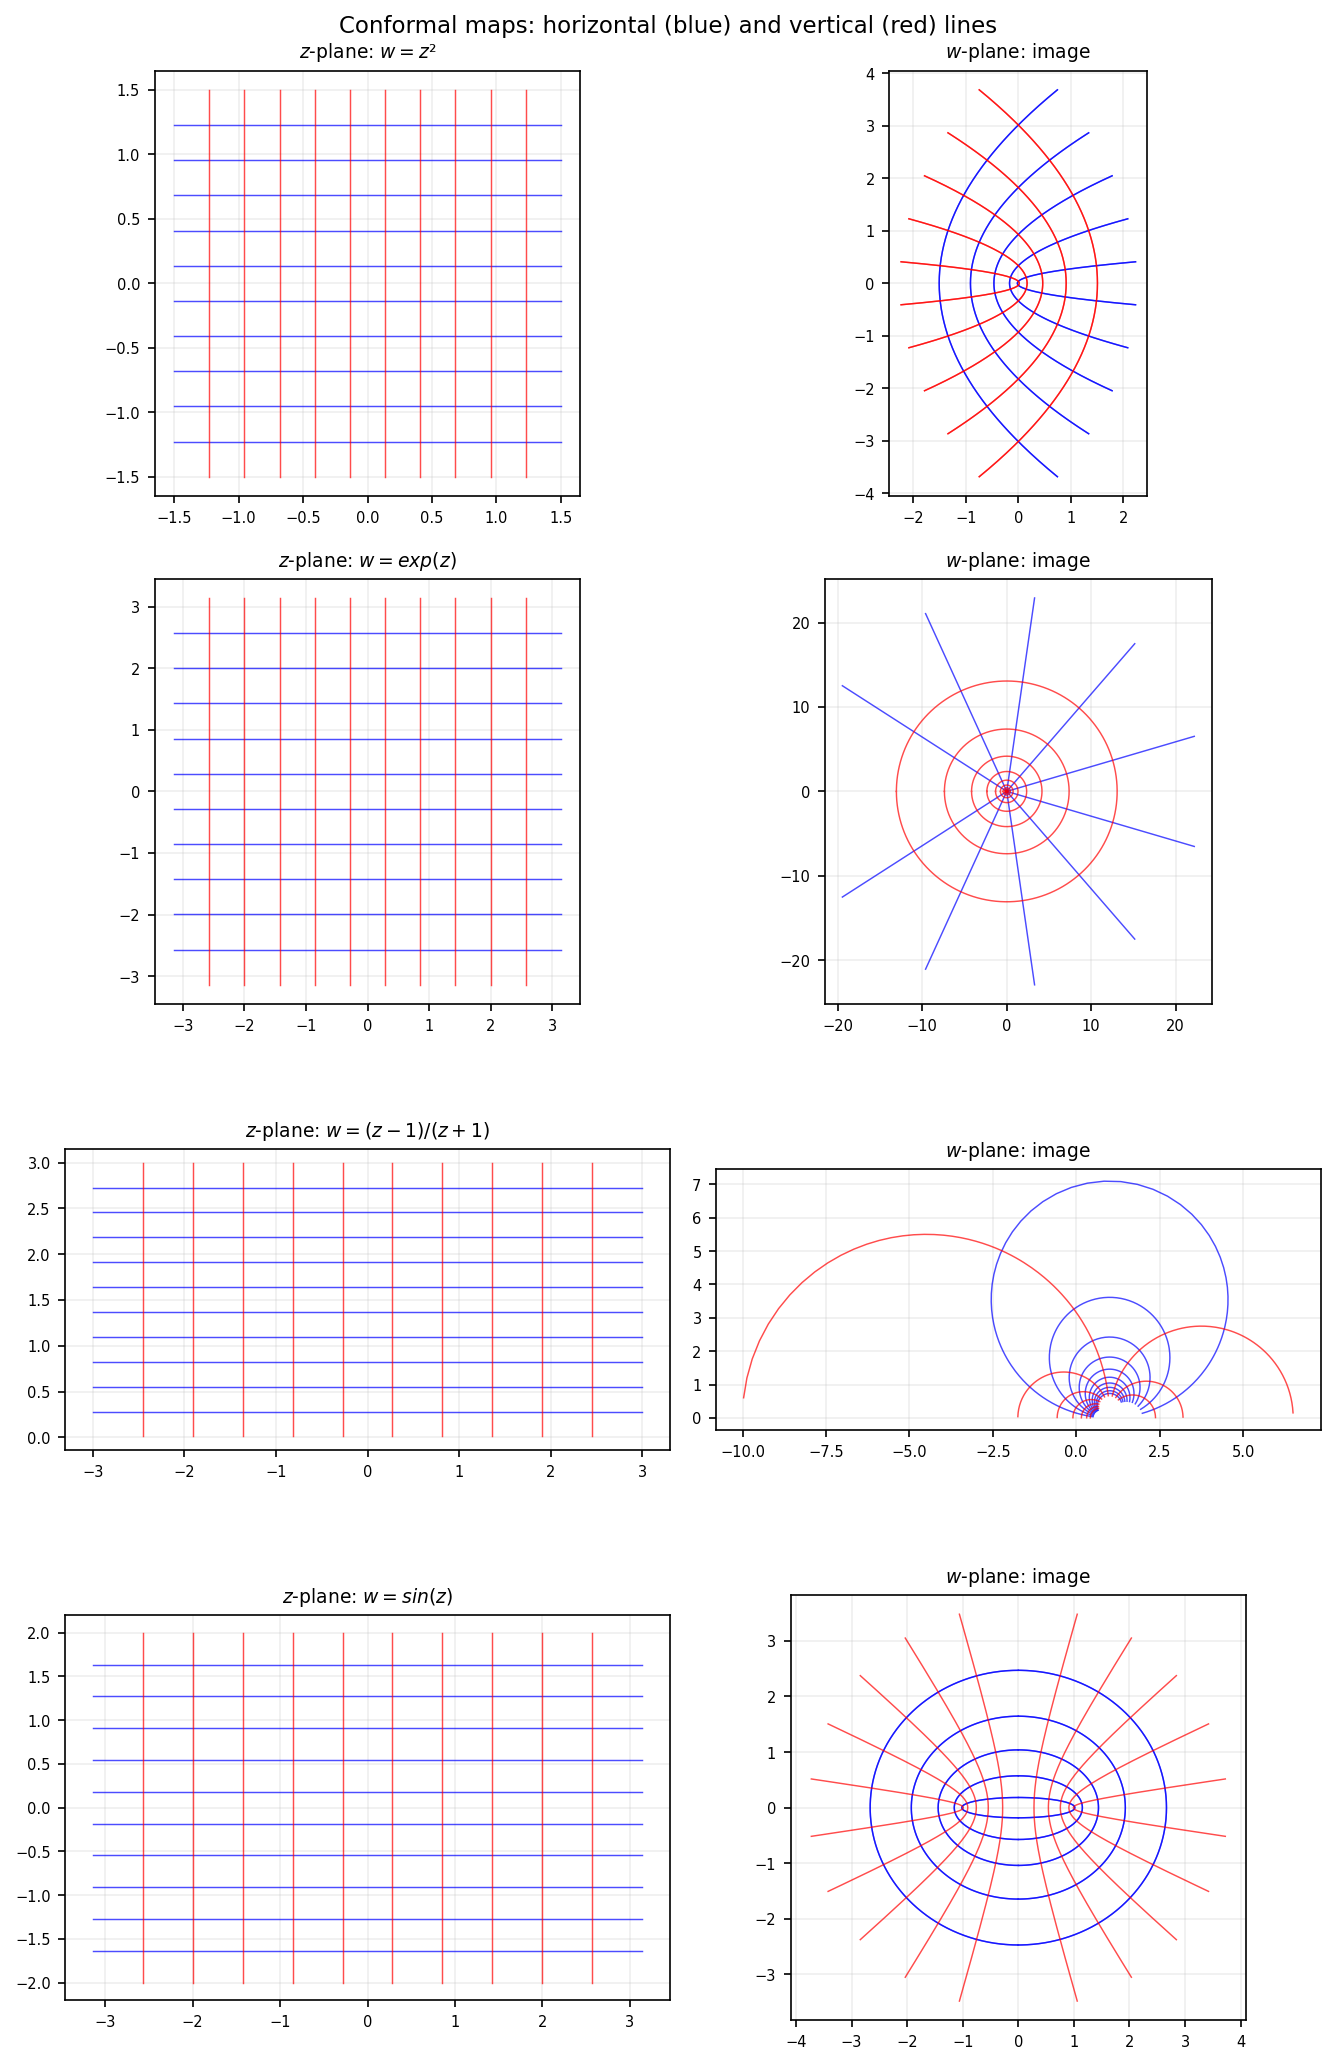

Here is the Python script that generated this plot:
"""Visualizing conformal maps.

Conformal maps preserve angles but distort distances.  We visualize several
classical conformal maps by transforming a grid of lines in the z-plane
and plotting the image in the w-plane.

Credit: Inspired by Chebfun examples complex/ConformalVis.m (Nick Trefethen,
December 2016) and complex/SCToolbox.m (Nick Trefethen, October 2010).
Original MATLAB Chebfun: Copyright 2017 by The University of Oxford and
The Chebfun Developers. See https://www.chebfun.org/ for Chebfun information.
"""

import matplotlib
matplotlib.use("Agg")
import matplotlib.pyplot as plt
import jax.numpy as jnp
import numpy as np
import sys, os
sys.path.insert(0, os.path.join(os.path.dirname(__file__), '..', '..', 'src'))

import chebfunjax as cj


def plot_conformal(ax_in, ax_out, f_map, xlim=(-2, 2), ylim=(-2, 2),
                   n_lines=10, n_pts=200, title_in="z-plane", title_out="w-plane"):
    """Draw a conformal map by transforming horizontal/vertical lines."""
    xs = np.linspace(xlim[0], xlim[1], n_lines)
    ys = np.linspace(ylim[0], ylim[1], n_lines)
    ts = np.linspace(ylim[0], ylim[1], n_pts)
    ts_x = np.linspace(xlim[0], xlim[1], n_pts)

    # Horizontal lines (y = const)
    for y in ys[1:-1]:  # skip boundary
        z_line = ts_x + 1j * y
        ax_in.plot(z_line.real, z_line.imag, 'b-', linewidth=0.7, alpha=0.7)
        w_line = f_map(z_line)
        ax_out.plot(w_line.real, w_line.imag, 'b-', linewidth=0.7, alpha=0.7)

    # Vertical lines (x = const)
    for x in xs[1:-1]:
        z_line = x + 1j * ts
        ax_in.plot(z_line.real, z_line.imag, 'r-', linewidth=0.7, alpha=0.7)
        w_line = f_map(z_line)
        ax_out.plot(w_line.real, w_line.imag, 'r-', linewidth=0.7, alpha=0.7)

    for ax, title in [(ax_in, title_in), (ax_out, title_out)]:
        ax.set_aspect('equal')
        ax.set_title(title, fontsize=9)
        ax.grid(True, alpha=0.2)
        ax.tick_params(labelsize=7)


def run():
    print("=" * 60)
    print("Visualizing conformal maps")
    print("=" * 60)

    pi = float(jnp.pi)

    # --- Map 1: w = z^2 -----------------------------------------------
    # Maps vertical/horizontal lines to parabolas
    def map_sq(z):
        return z**2

    # Verify: angles are preserved (conformal except at z=0)
    # Two curves meeting at z0 at angle theta should map to curves meeting at angle theta
    z0 = 1.0 + 1j
    dz1 = 1.0 + 0j  # direction 1
    dz2 = 0j + 1.0  # direction 2
    dw1 = 2 * z0 * dz1
    dw2 = 2 * z0 * dz2
    angle_in = np.angle(dz2 / dz1)
    angle_out = np.angle(dw2 / dw1)
    print(f"\nw=z^2 at z0=1+i: angle in = {np.degrees(angle_in):.2f}°, "
          f"angle out = {np.degrees(angle_out):.2f}°  (should match: conformal)")
    assert abs(angle_in - angle_out) < 1e-10

    # --- Map 2: w = exp(z) --------------------------------------------
    # Maps horizontal lines (y=const) to rays, vertical lines to circles
    def map_exp(z):
        return np.exp(z)

    # --- Map 3: w = (z-1)/(z+1) (Cayley transform) -------------------------
    # Maps the RIGHT half-plane Re(z) > 0 to the unit disk |w| < 1
    def map_cayley(z):
        return (z - 1.0) / (z + 1.0)

    # Verify: right half-plane maps to unit disk
    # Re(z) > 0 => |w| < 1
    test_pts_right = [1j, 2+3j, 0.5+2j, 1+0j, 3-2j]
    for z in test_pts_right:
        w = map_cayley(z)
        if z.real > 0:
            assert abs(w) < 1.0, f"Cayley: |w|={abs(w)} should be < 1 for Re(z)>0"
        elif z.real == 0:
            assert abs(abs(w) - 1.0) < 1e-10, f"Cayley: imaginary axis should map to unit circle"

    # Imaginary axis maps to unit circle
    test_pts_imag = [1j, -2j, 3j]
    for z in test_pts_imag:
        w = map_cayley(z)
        assert abs(abs(w) - 1.0) < 1e-12, f"Cayley: |w|={abs(w)} should be 1 on imaginary axis"
    print(f"Cayley transform verified: right half-plane -> unit disk")

    # --- Map 4: w = sin(z) --------------------------------------------
    def map_sin(z):
        return np.sin(z)

    # Verify: sin is conformal away from zeros of sin'(z) = cos(z)
    # (conformal except at z = pi/2 + n*pi)
    z_test = 0.5 + 0.3j
    deriv = np.cos(z_test)
    print(f"sin conformal at z=0.5+0.3i: |sin'(z)| = {abs(deriv):.4f} ≠ 0 ✓")
    assert abs(deriv) > 0.1

    print("\nAll conformal map checks passed.")

    # --- Plots ---
    _here = os.path.dirname(os.path.abspath(__file__))
    fig, axes = plt.subplots(4, 2, figsize=(9, 14))

    maps = [
        (map_sq, (-1.5, 1.5), (-1.5, 1.5), "z", "z²"),
        (map_exp, (-pi, pi), (-pi, pi), "z", "exp(z)"),
        (map_cayley, (-3, 3), (0.01, 3), "z (upper half-plane)", "(z-1)/(z+1)"),
        (map_sin, (-pi, pi), (-2, 2), "z", "sin(z)"),
    ]

    for row, (fmap, xlim, ylim, t_in, t_out) in enumerate(maps):
        ax_in = axes[row, 0]
        ax_out = axes[row, 1]
        try:
            plot_conformal(ax_in, ax_out, fmap, xlim=xlim, ylim=ylim,
                           n_lines=12, n_pts=300,
                           title_in=f"$z$-plane: $w = {t_out}$",
                           title_out=f"$w$-plane: image")
        except Exception:
            ax_in.text(0.5, 0.5, f"w={t_out}", transform=ax_in.transAxes, ha='center')

    fig.suptitle("Conformal maps: horizontal (blue) and vertical (red) lines",
                 fontsize=11)
    fig.tight_layout()
    fig.savefig(os.path.join(_here, "conformal_vis.png"), dpi=150, bbox_inches="tight")
    plt.close(fig)

    print("\nAll assertions passed.")
    return True


if __name__ == "__main__":
    run()
